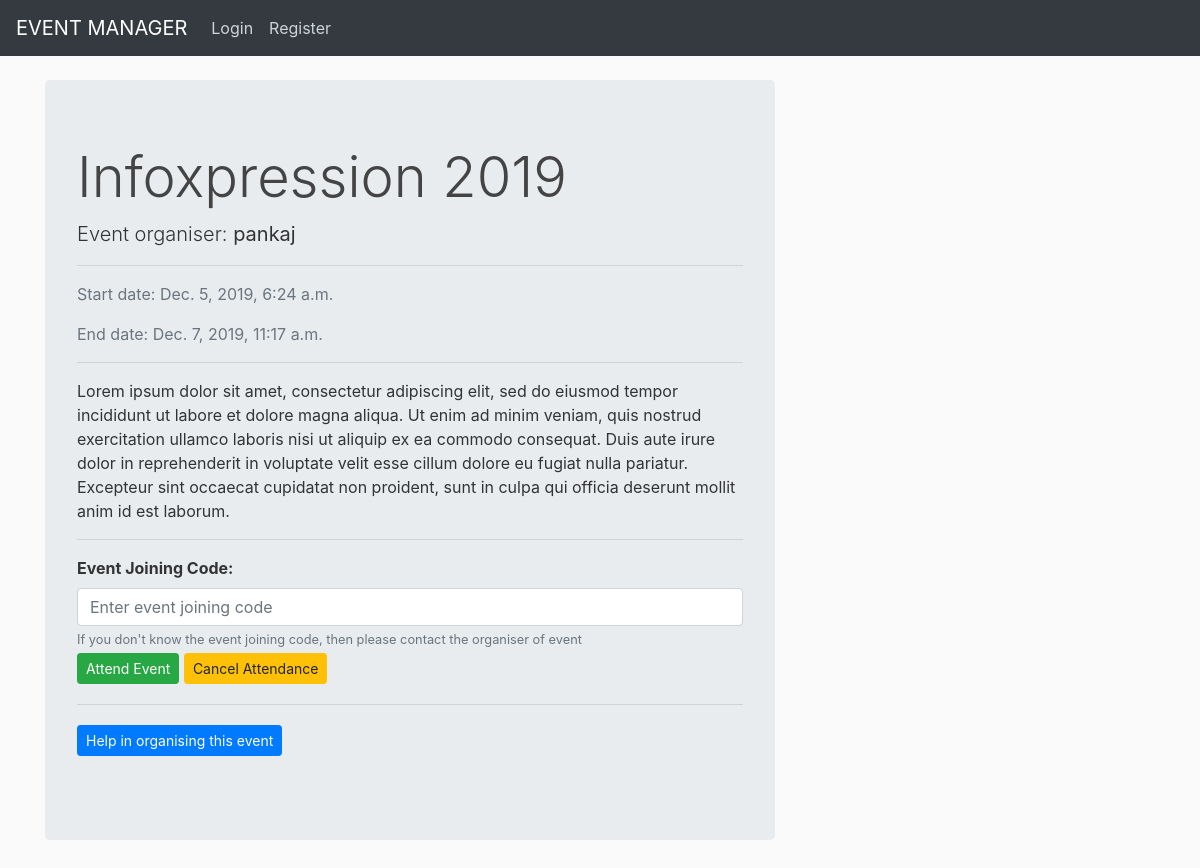
Page /home/event/3/ on the committed database.
### ehandler/models.py (models this page shows, shortened)
class Event(models.Model):
    ename = models.CharField(max_length=100, verbose_name="Event Title")
    econtent = models.TextField(verbose_name="Event Details")
    edate = models.DateTimeField(verbose_name="Event Start date (YY-MM-DD)")
    eenddate = models.DateTimeField(
        verbose_name="Event End date (YY-MM-DD)")
    eowner = models.ForeignKey(User, on_delete=models.CASCADE)
    eattendees = models.ManyToManyField(
        User, related_name='attendees')
    ecode = models.CharField(max_length=120, blank=True)
    ehelpers = models.ManyToManyField(User, related_name='helpers')

### ehandler/views.py (the view)
# urls.py: path('event/<int:pk>/', EventDetailView.as_view(), name='event-detail'),
class EventDetailView(DetailView):
    model = Event

### ehandler/templates/ehandler/event_detail.html (shortened to what this page needs)
{% extends "ehandler/base.html" %}
{% block content %}
<br>
<div class="row">
    <div class="col-md-8">
        <div class="jumbotron">
            <h1 class="display-4">{{ object.ename }}</h1>
            <p class="lead">Event organiser: <strong>{{object.eowner}}</strong></p>
            <hr>
            <p class="text-muted">Start date: {{ object.edate }}</p>
            <p class="text-muted">End date: {{ object.eenddate }}
                <hr>
                <p>{{ object.econtent }}</p>
                {% if object.eowner != user %}
                <hr>
                <form method="POST" action="{% url 'ehandler:event-attend' object.id %}">
                    <div class="form-group">
                        <label for="eventJoinCode"><strong>Event Joining Code:</strong></label>
                        <input type='text' class="form-control" id="eventJoinCode" name="code"
                            placeholder="Enter event joining code">
                        <small id="emailHelp" class="form-text text-muted">If you don't know the event joining code,
                            then please contact the organiser of event</small>
                        <button type="submit" class="btn btn-success btn-sm mt-1 mb-1">
                            <span>
                                Attend Event
                            </span>
                        </button>
                </form>
                <a class="btn btn-warning btn-sm mt-1 mb-1" href="{% url 'ehandler:event-cancel' object.id %}"
                    role="button">Cancel Attendance</a>
                <hr>
                <a class="btn btn-primary btn-sm mt-1 mb-1" href="{% url 'ehandler:event-help' object.id %}"
                    role="button">Help in organising this event</a>
                {% endif %}
        </div>
    </div>
    {% endblock content %}

### ehandler/static/ehandler/main.css (style rules this page uses)
body { background: #fafafa; color: #333333; }
h1, h2, h3, h4, h5, h6 { color: #444444; }

### rows in the picture
Event: ename "Infoxpression 2019", eowner "pankaj", edate "Dec. 5, 2019, 6:24 a.m.", eenddate "Dec. 7, 2019, 11:17 a.m.", econtent "Lorem ipsum dolor sit amet, consectetur adipiscing elit, sed do eiusmod tempor incididunt ut labore et dolore magna aliqua. Ut enim ad minim veniam, quis nostrud exercitation ullamco laboris nisi ut aliquip ex ea commodo consequat. Duis aute irure dolor in reprehenderit in voluptate velit esse cillum dolore eu fugiat nulla pariatur. Excepteur sint occaecat cupidatat non proident, sunt in culpa qui officia deserunt mollit anim id est laborum."
